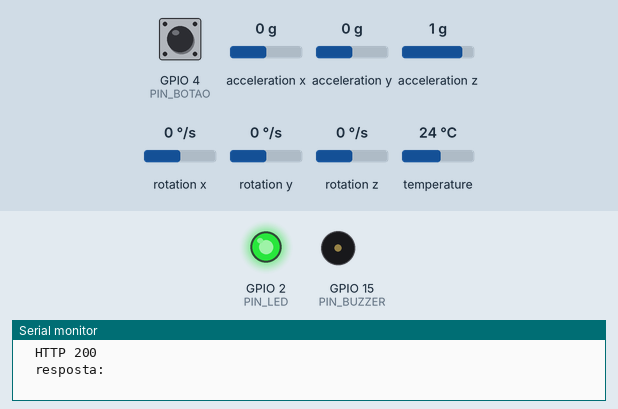
Bench run of a sketch on a simulated ESP32. Shown: output pins drawn as LEDs (lit = HIGH), buzzer (waves = sounding, pin HIGH), the last lines printed to the serial monitor. The test bench sets the inputs (shaded band); at power-on: GPIO 4 (PIN_BOTAO) HIGH, acceleration x 0 g, acceleration y 0 g, acceleration z 1 g, rotation x 0 °/s, rotation y 0 °/s, rotation z 0 °/s, temperature 24 °C. WiFi joins after 1.5 s; servers stay silent unless stated; uploads are accepted with an empty reply.

Above: at 2.9 s.
3.0 s: GPIO 4 (PIN_BOTAO) pulled LOW for 0.15 s
At 3.27 s:
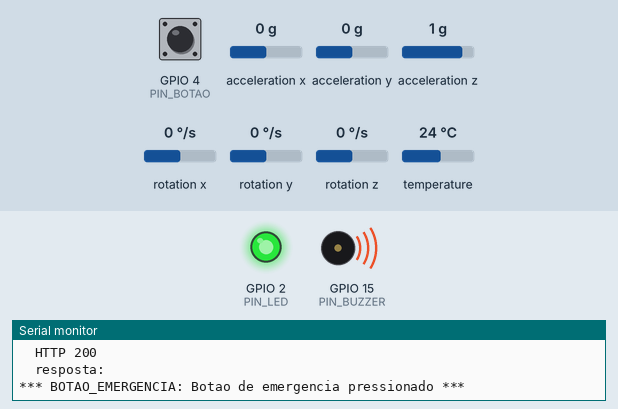
At 4.2 s:
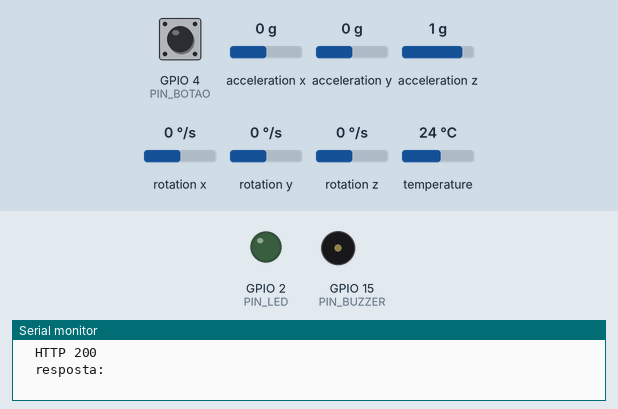
4.9 s: GPIO 4 (PIN_BOTAO) pulled LOW for 1 s
Timing chart, 0 to 7.9 s (numbered marks = the images above; inputs shaded):
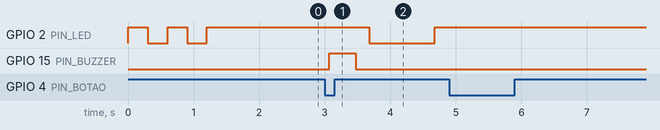

Measured:
- after the input at 3.0 s, GPIO 2 (PIN_LED): HIGH → LOW after 0.68 s, → HIGH 1.0 s later; GPIO 15 (PIN_BUZZER): LOW → HIGH after 0.07 s, → LOW 0.40 s later

The sketch:

sketch.ino
```cpp
/*
 * AMPARO - dispositivo de emergencia para idosos e PcD
 * Global Solution 2026/2 - CitizenTech - FIAP 2TDSPB
 *
 * Placa: ESP32 DevKit (programado pela IDE Arduino)
 * Sensores/atuadores:
 *   - Botao de emergencia  -> GPIO 4  (INPUT_PULLUP, aperta = LOW)
 *   - MPU6050 (acelerometro) -> I2C SDA=GPIO 21, SCL=GPIO 22
 *   - LED de status         -> GPIO 2
 *   - Buzzer                -> GPIO 15
 *
 * Fluxo: le botao e acelerometro -> detecta emergencia -> POST /eventos na API
 * Amparo (Wi-Fi) com o header X-Device-Token -> a API aciona o cuidador.
 *
 * Roda identico no Wokwi (simulador) e no hardware fisico: so muda o Wi-Fi.
 */

#include <WiFi.h>
#include <HTTPClient.h>
#include <Wire.h>
#include <Adafruit_MPU6050.h>
#include <Adafruit_Sensor.h>
#include <ArduinoJson.h>

// ===================== CONFIGURACAO =====================
// Wokwi: rede "Wokwi-GUEST" sem senha. Hardware fisico: troque pela sua rede.
const char* WIFI_SSID = "Wokwi-GUEST";
const char* WIFI_PASS = "";

// URL da API (VM Azure da entrega de DevOps, ou IP da sua maquina na mesma rede)
const char* API_URL       = "http://SEU_IP_OU_HOST:8080/eventos";
const char* DEVICE_TOKEN  = "esp32-amparo-dev-token";   // mesmo valor de amparo.device-token na API
const char* CODIGO_SERIAL = "ESP32-0001";               // dispositivo cadastrado na API (Maria das Dores)

// Pinos
const int PIN_BOTAO  = 4;
const int PIN_LED    = 2;
const int PIN_BUZZER = 15;

// Deteccao de queda: aceleracao total acima deste valor (em g) = impacto.
// Calibravel: queda real fica entre 2 e 3 g. (No Wokwi o slider vai ate 2 g por eixo.)
const float LIMIAR_QUEDA_G = 1.8;
// Depois de um impacto, so detecta outro quando a aceleracao voltar abaixo disto (repouso ~1 g)
const float LIMIAR_REPOUSO_G = 1.3;

// Intervalo minimo entre dois eventos (evita disparar 10x no mesmo impacto)
const unsigned long INTERVALO_MIN_MS = 10000;
// ========================================================

Adafruit_MPU6050 mpu;
bool mpuDisponivel = false;
bool emImpacto = false;          // histerese da deteccao de queda
unsigned long ultimoEventoMs = 0;
bool avisouIntervalo = false;

void conectarWiFi() {
  Serial.printf("Conectando ao Wi-Fi %s", WIFI_SSID);
  WiFi.mode(WIFI_STA);
  WiFi.begin(WIFI_SSID, WIFI_PASS);
  while (WiFi.status() != WL_CONNECTED) {
    digitalWrite(PIN_LED, !digitalRead(PIN_LED));   // pisca enquanto conecta
    delay(300);
    Serial.print(".");
  }
  digitalWrite(PIN_LED, HIGH);   // LED aceso = conectado
  Serial.printf("\nConectado! IP: %s\n", WiFi.localIP().toString().c_str());
}

/** Envia o evento para a API. Devolve true se a API respondeu 201. */
bool enviarEvento(const char* tipo, const String& descricao) {
  if (WiFi.status() != WL_CONNECTED) {
    Serial.println("Wi-Fi caiu, reconectando...");
    conectarWiFi();
  }

  // Monta o JSON exatamente no formato do EventoRequest da API
  JsonDocument doc;
  doc["codigoSerial"] = CODIGO_SERIAL;
  doc["tipo"]         = tipo;
  doc["descricao"]    = descricao;
  String corpo;
  serializeJson(doc, corpo);

  HTTPClient http;
  http.begin(API_URL);
  http.addHeader("Content-Type", "application/json");
  http.addHeader("X-Device-Token", DEVICE_TOKEN);
  http.setTimeout(8000);

  Serial.printf("POST %s\n  body: %s\n", API_URL, corpo.c_str());
  int status = http.POST(corpo);
  String resposta = http.getString();
  http.end();

  Serial.printf("  HTTP %d\n  resposta: %s\n", status, resposta.c_str());
  return status == 201;
}

/** Feedback local + envio, respeitando o intervalo minimo. */
void registrarEmergencia(const char* tipo, const String& descricao) {
  unsigned long agora = millis();
  if (ultimoEventoMs != 0 && agora - ultimoEventoMs < INTERVALO_MIN_MS) {
    if (!avisouIntervalo) {
      Serial.println("Evento ignorado: intervalo minimo de 10 s ainda nao passou");
      avisouIntervalo = true;
    }
    return;
  }
  ultimoEventoMs = agora;
  avisouIntervalo = false;

  Serial.printf("\n*** %s: %s ***\n", tipo, descricao.c_str());

  // Feedback imediato para o cidadao: buzzer + LED
  digitalWrite(PIN_BUZZER, HIGH);
  delay(400);
  digitalWrite(PIN_BUZZER, LOW);

  bool ok = enviarEvento(tipo, descricao);

  // 3 piscadas rapidas = enviado; 1 piscada longa = falha
  if (ok) {
    for (int i = 0; i < 3; i++) {
      digitalWrite(PIN_LED, LOW);  delay(120);
      digitalWrite(PIN_LED, HIGH); delay(120);
    }
    Serial.println("Cuidador acionado pela API.");
  } else {
    digitalWrite(PIN_LED, LOW); delay(1000); digitalWrite(PIN_LED, HIGH);
    Serial.println("FALHA ao enviar o evento. Verifique API_URL e o token.");
  }
}

void setup() {
  Serial.begin(115200);
  pinMode(PIN_BOTAO, INPUT_PULLUP);
  pinMode(PIN_LED, OUTPUT);
  pinMode(PIN_BUZZER, OUTPUT);
  digitalWrite(PIN_LED, LOW);
  digitalWrite(PIN_BUZZER, LOW);

  Serial.println("\n=== AMPARO - dispositivo de emergencia ===");

  // Acelerometro
  Wire.begin(21, 22);
  mpuDisponivel = mpu.begin();
  if (mpuDisponivel) {
    mpu.setAccelerometerRange(MPU6050_RANGE_8_G);
    mpu.setFilterBandwidth(MPU6050_BAND_21_HZ);
    Serial.println("MPU6050 OK");
  } else {
    Serial.println("MPU6050 nao encontrado: deteccao de queda desativada, botao continua funcionando");
  }

  conectarWiFi();

  // Evento TESTE: confirma conectividade com a API sem acionar ninguem
  enviarEvento("TESTE", "Dispositivo ligado e conectado");
}

void loop() {
  // 1) Botao de emergencia (com debounce)
  if (digitalRead(PIN_BOTAO) == LOW) {
    delay(50);
    if (digitalRead(PIN_BOTAO) == LOW) {
      registrarEmergencia("BOTAO_EMERGENCIA", "Botao de emergencia pressionado");
      while (digitalRead(PIN_BOTAO) == LOW) delay(10);   // espera soltar
    }
  }

  // 2) Deteccao de queda pelo acelerometro
  if (mpuDisponivel) {
    sensors_event_t a, g, temp;
    mpu.getEvent(&a, &g, &temp);
    float magnitudeG = sqrt(a.acceleration.x * a.acceleration.x +
                            a.acceleration.y * a.acceleration.y +
                            a.acceleration.z * a.acceleration.z) / 9.81;

    // Dispara uma vez por impacto: precisa voltar ao repouso antes de detectar de novo
    if (!emImpacto && magnitudeG > LIMIAR_QUEDA_G) {
      emImpacto = true;
      registrarEmergencia("QUEDA_DETECTADA",
                          "Impacto de " + String(magnitudeG, 2) + " g detectado pelo acelerometro");
    } else if (emImpacto && magnitudeG < LIMIAR_REPOUSO_G) {
      emImpacto = false;
      Serial.println("Acelerometro voltou ao repouso");
    }
  }

  delay(50);
}
```
